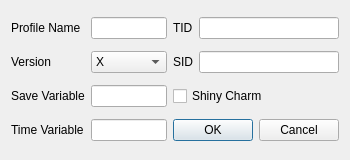
<?xml version="1.0" encoding="UTF-8"?>
<ui version="4.0">
 <class>ProfileEditor6</class>
 <widget class="QDialog" name="ProfileEditor6">
  <property name="geometry">
   <rect>
    <x>0</x>
    <y>0</y>
    <width>350</width>
    <height>160</height>
   </rect>
  </property>
  <property name="minimumSize">
   <size>
    <width>350</width>
    <height>160</height>
   </size>
  </property>
  <property name="windowTitle">
   <string>Profile Editor</string>
  </property>
  <layout class="QGridLayout" name="gridLayout">
   <item row="0" column="0">
    <widget class="QLabel" name="labelProfileName">
     <property name="text">
      <string>Profile Name</string>
     </property>
    </widget>
   </item>
   <item row="0" column="1">
    <widget class="QLineEdit" name="lineEditProfileName"/>
   </item>
   <item row="0" column="2">
    <widget class="QLabel" name="labelProfileTID">
     <property name="text">
      <string>TID</string>
     </property>
    </widget>
   </item>
   <item row="0" column="3">
    <widget class="TextBox" name="textBoxProfileTID">
     <property name="maxLength">
      <number>5</number>
     </property>
    </widget>
   </item>
   <item row="1" column="0">
    <widget class="QLabel" name="labelProfileVersion">
     <property name="text">
      <string>Version</string>
     </property>
    </widget>
   </item>
   <item row="1" column="1">
    <widget class="QComboBox" name="comboBoxProfileVersion">
     <item>
      <property name="text">
       <string>X</string>
      </property>
     </item>
     <item>
      <property name="text">
       <string>Y</string>
      </property>
     </item>
     <item>
      <property name="text">
       <string>OR</string>
      </property>
     </item>
     <item>
      <property name="text">
       <string>AS</string>
      </property>
     </item>
    </widget>
   </item>
   <item row="1" column="2">
    <widget class="QLabel" name="labelProfileSID">
     <property name="text">
      <string>SID</string>
     </property>
    </widget>
   </item>
   <item row="1" column="3">
    <widget class="TextBox" name="textBoxProfileSID">
     <property name="maxLength">
      <number>5</number>
     </property>
    </widget>
   </item>
   <item row="2" column="0">
    <widget class="QLabel" name="labelProfileSaveVariable">
     <property name="text">
      <string>Save Variable</string>
     </property>
    </widget>
   </item>
   <item row="2" column="1">
    <widget class="TextBox" name="textBoxProfileSaveVariable">
     <property name="maxLength">
      <number>8</number>
     </property>
    </widget>
   </item>
   <item row="2" column="2" colspan="2">
    <widget class="QCheckBox" name="checkBoxShinyCharm">
     <property name="text">
      <string>Shiny Charm</string>
     </property>
    </widget>
   </item>
   <item row="3" column="0">
    <widget class="QLabel" name="labelProfileTimeVariable">
     <property name="text">
      <string>Time Variable</string>
     </property>
    </widget>
   </item>
   <item row="3" column="1">
    <widget class="TextBox" name="textBoxProfileTimeVariable">
     <property name="maxLength">
      <number>8</number>
     </property>
    </widget>
   </item>
   <item row="3" column="2" colspan="2">
    <widget class="QDialogButtonBox" name="buttonBox">
     <property name="standardButtons">
      <set>QDialogButtonBox::Cancel|QDialogButtonBox::Ok</set>
     </property>
    </widget>
   </item>
  </layout>
 </widget>
 <customwidgets>
  <customwidget>
   <class>TextBox</class>
   <extends>QLineEdit</extends>
   <header>Forms/Controls/TextBox.hpp</header>
  </customwidget>
 </customwidgets>
 <tabstops>
  <tabstop>lineEditProfileName</tabstop>
  <tabstop>comboBoxProfileVersion</tabstop>
  <tabstop>textBoxProfileSaveVariable</tabstop>
  <tabstop>textBoxProfileTimeVariable</tabstop>
  <tabstop>textBoxProfileTID</tabstop>
  <tabstop>textBoxProfileSID</tabstop>
  <tabstop>checkBoxShinyCharm</tabstop>
 </tabstops>
 <resources/>
 <connections/>
</ui>
